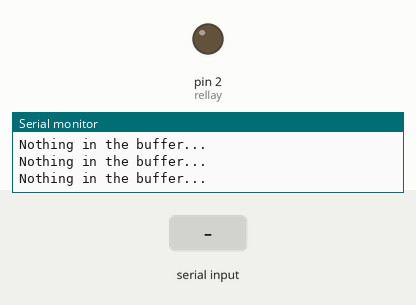
Recording of a sketch running on a simulated Arduino Mega 2560, built for the host (arithmetic inside an expression is 32-bit, double 64-bit). On the bench: output pins drawn as LEDs (lit = HIGH), the last lines printed to the serial monitor. The inputs (shaded band) are chosen by the test bench.

Above: at 10.8 s.
10.9 s: "0\n" received over the second serial link
At 16.4 s:
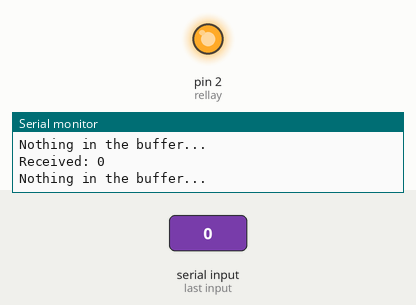
16.9 s: "1\n" received over the second serial link
At 22.2 s:
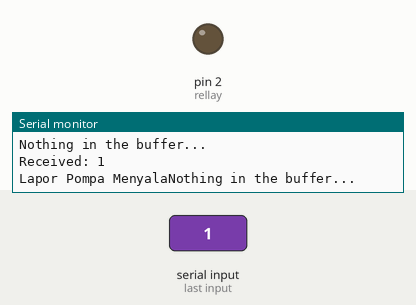
Timing chart, 0 to 23.7 s (numbered marks = the images above; inputs shaded):
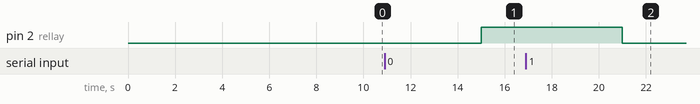

The sketch:

serviceArduinoUno.ino
```cpp
#define RXp2 0
#define TXp2 1

#define rellay 2

String incomingByte;

void setup() {
  Serial.begin(9600);
  Serial2.begin(115200);
  pinMode(rellay, OUTPUT);
}

void loop() {
  if (Serial2.available()) {
    incomingByte = Serial2.readStringUntil('\n');
    Serial.print("Received: ");
    Serial.println(incomingByte);

    if (incomingByte == incomingByte) {
      digitalWrite(rellay, LOW);
    } else {
      Serial.print("Lapor Tidak Menyala");
    }

    if (incomingByte == '0') {
      digitalWrite(rellay, HIGH);
    } else {
      Serial.print("Lapor Pompa Menyala");
    }

    delay(1000);
  } else {
    Serial.println("Nothing in the buffer...");
    delay(5000);
  }
}
```

Measured:
- after the input at 10.9 s, pin 2 (rellay): LOW → HIGH after 4.1 s
- after the input at 16.9 s, pin 2 (rellay): HIGH → LOW after 4.1 s
